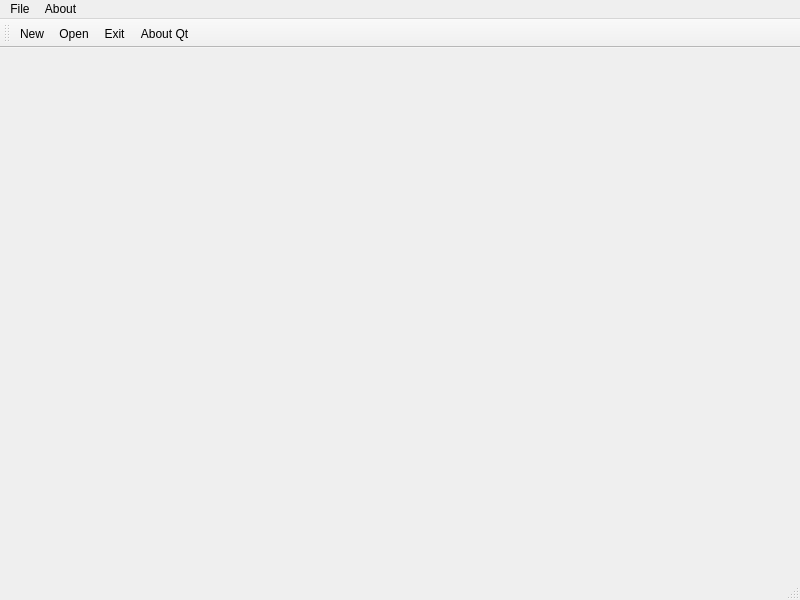
<?xml version="1.0" encoding="UTF-8"?>
<ui version="4.0">
 <class>MainWindow</class>
 <widget class="QMainWindow" name="MainWindow">
  <property name="geometry">
   <rect>
    <x>0</x>
    <y>0</y>
    <width>800</width>
    <height>600</height>
   </rect>
  </property>
  <property name="font">
   <font>
    <family>MS Shell Dlg 2</family>
   </font>
  </property>
  <property name="windowTitle">
   <string>MainWindow</string>
  </property>
  <widget class="QWidget" name="centralwidget">
   <widget class="QWidget" name="gridLayoutWidget">
    <property name="geometry">
     <rect>
      <x>9</x>
      <y>9</y>
      <width>781</width>
      <height>551</height>
     </rect>
    </property>
    <layout class="QGridLayout" name="gridLayout"/>
   </widget>
  </widget>
  <widget class="QMenuBar" name="menubar">
   <property name="geometry">
    <rect>
     <x>0</x>
     <y>0</y>
     <width>800</width>
     <height>21</height>
    </rect>
   </property>
   <widget class="QMenu" name="menuFile">
    <property name="title">
     <string>File</string>
    </property>
    <addaction name="action_New"/>
    <addaction name="action_Open"/>
    <addaction name="action_Exit"/>
   </widget>
   <widget class="QMenu" name="menuAbout">
    <property name="title">
     <string>About</string>
    </property>
    <addaction name="action_About_QT"/>
   </widget>
   <addaction name="menuFile"/>
   <addaction name="menuAbout"/>
  </widget>
  <widget class="QStatusBar" name="statusbar"/>
  <widget class="QToolBar" name="toolBar">
   <property name="windowTitle">
    <string>toolBar</string>
   </property>
   <attribute name="toolBarArea">
    <enum>TopToolBarArea</enum>
   </attribute>
   <attribute name="toolBarBreak">
    <bool>false</bool>
   </attribute>
   <addaction name="action_New"/>
   <addaction name="action_Open"/>
   <addaction name="action_Exit"/>
   <addaction name="action_About_QT"/>
  </widget>
  <action name="action_New">
   <property name="text">
    <string>&amp;New</string>
   </property>
  </action>
  <action name="action_Open">
   <property name="text">
    <string>&amp;Open</string>
   </property>
  </action>
  <action name="action_Exit">
   <property name="text">
    <string>&amp;Exit</string>
   </property>
  </action>
  <action name="action_About_QT">
   <property name="text">
    <string>&amp;About Qt</string>
   </property>
  </action>
 </widget>
 <resources/>
 <connections/>
</ui>
